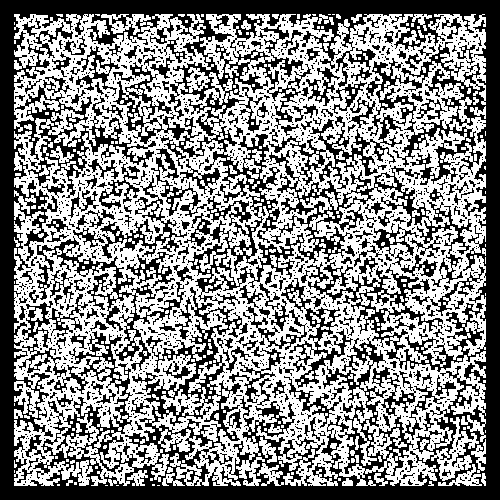
Frame 1 (no input)
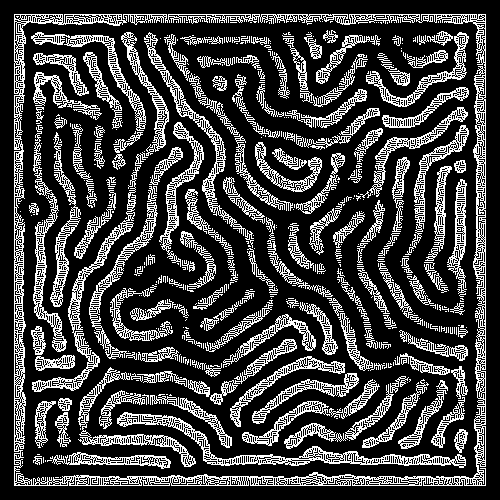
Frame 60 (the mouse pressed at the canvas centre just before this capture)
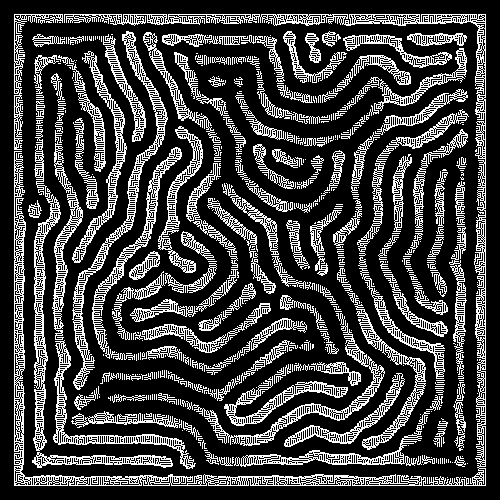
Frame 120 (the mouse held since frame 60 and released just before this capture)

The Processing sketch that drew these frames (run headless with seeded random() and noise(); from frame 60 on, the mouse is pressed at the canvas centre):

// Processing sketch: sketch_07_multiple_neighborhoods
// ── sketch_07_multiple_neighborhoods.pde
//rule parameters //<>//
int b0[] = {1, 3, 6, 6};
int b1[] = {76, 206, 247, 266}; 

//variables for current and next state
int A[][];
int B[][];

//initial state
void setup() {
  size(500, 500);
  //initialize A and B
  A = new int[width][height];
  B = new int[width][height];  
  //fill A with random values and B with 0s
  for (int i = 0; i < width; i++) {
    for (int j = 0; j < height; j++) {
      A[i][j] = (random(1) < 0.9) ? 0 : 1;
      B[i][j] = 0;
    }
  }
}
 
void draw() {
  //for each cell
  for (int i = 14; i < width - 14; i++) {
    for (int j = 14; j < height - 14; j++) {
      //we save the actual cell value
      int outval = A[i][j];  
      //neighborhood sum
      int sum0 = A[i-1][j-1]+A[i-1][j]+A[i-1][j+1]+A[i][j-1]+A[i][j+1]+A[i+1][j-1]+A[i+1][j]+A[i+1][j+1];
      int sum1 = A[i-14][j-2]+A[i-14][j-1]+A[i-14][j]+A[i-14][j+1]+A[i-14][j+2]+A[i-13][j-5]+A[i-13][j-4]+A[i-13][j-3]+A[i-13][j-2]+A[i-13][j-1]+A[i-13][j]+A[i-13][j+1]+A[i-13][j+2]+A[i-13][j+3]+A[i-13][j+4]+A[i-13][j+5]+A[i-12][j-7]+A[i-12][j-6]+A[i-12][j-5]+A[i-12][j-4]+A[i-12][j-3]+A[i-12][j-2]+A[i-12][j-1]+A[i-12][j]+A[i-12][j+1]+A[i-12][j+2]+A[i-12][j+3]+A[i-12][j+4]+A[i-12][j+5]+A[i-12][j+6]+A[i-12][j+7]+A[i-11][j-9]+A[i-11][j-8]+A[i-11][j-7]+A[i-11][j-6]+A[i-11][j-5]+A[i-11][j-4]+A[i-11][j+4]+A[i-11][j+5]+A[i-11][j+6]+A[i-11][j+7]+A[i-11][j+8]+A[i-11][j+9]+A[i-10][j-10]+A[i-10][j-9]+A[i-10][j-8]+A[i-10][j-7]+A[i-10][j-6]+A[i-10][j-1]+A[i-10][j]+A[i-10][j+1]+A[i-10][j+6]+A[i-10][j+7]+A[i-10][j+8]+A[i-10][j+9]+A[i-10][j+10]+A[i-9][j-11]+A[i-9][j-10]+A[i-9][j-9]+A[i-9][j-8]+A[i-9][j-4]+A[i-9][j-3]+A[i-9][j-2]+A[i-9][j+2]+A[i-9][j+3]+A[i-9][j+4]+A[i-9][j+8]+A[i-9][j+9]+A[i-9][j+10]+A[i-9][j+11]+A[i-8][j-11]+A[i-8][j-10]+A[i-8][j-9]+A[i-8][j-6]+A[i-8][j-5]+A[i-8][j+5]+A[i-8][j+6]+A[i-8][j+9]+A[i-8][j+10]+A[i-8][j+11]+A[i-7][j-12]+A[i-7][j-11]+A[i-7][j-10]+A[i-7][j-7]+A[i-7][j-6]+A[i-7][j+6]+A[i-7][j+7]+A[i-7][j+10]+A[i-7][j+11]+A[i-7][j+12]+A[i-6][j-12]+A[i-6][j-11]+A[i-6][j-10]+A[i-6][j-8]+A[i-6][j-7]+A[i-6][j+7]+A[i-6][j+8]+A[i-6][j+10]+A[i-6][j+11]+A[i-6][j+12]+A[i-5][j-13]+A[i-5][j-12]+A[i-5][j-11]+A[i-5][j-8]+A[i-5][j+8]+A[i-5][j+11]+A[i-5][j+12]+A[i-5][j+13]+A[i-4][j-13]+A[i-4][j-12]+A[i-4][j-11]+A[i-4][j-9]+A[i-4][j+9]+A[i-4][j+11]+A[i-4][j+12]+A[i-4][j+13]+A[i-3][j-13]+A[i-3][j-12]+A[i-3][j-9]+A[i-3][j+9]+A[i-3][j+12]+A[i-3][j+13]+A[i-2][j-14]+A[i-2][j-13]+A[i-2][j-12]+A[i-2][j-9]+A[i-2][j+9]+A[i-2][j+12]+A[i-2][j+13]+A[i-2][j+14]+A[i-1][j-14]+A[i-1][j-13]+A[i-1][j-12]+A[i-1][j-10]+A[i-1][j+10]+A[i-1][j+12]+A[i-1][j+13]+A[i-1][j+14]+A[i][j-14]+A[i][j-13]+A[i][j-12]+A[i][j-10]+A[i][j+10]+A[i][j+12]+A[i][j+13]+A[i][j+14]+A[i+1][j-14]+A[i+1][j-13]+A[i+1][j-12]+A[i+1][j-10]+A[i+1][j+10]+A[i+1][j+12]+A[i+1][j+13]+A[i+1][j+14]+A[i+2][j-14]+A[i+2][j-13]+A[i+2][j-12]+A[i+2][j-9]+A[i+2][j+9]+A[i+2][j+12]+A[i+2][j+13]+A[i+2][j+14]+A[i+3][j-13]+A[i+3][j-12]+A[i+3][j-9]+A[i+3][j+9]+A[i+3][j+12]+A[i+3][j+13]+A[i+4][j-13]+A[i+4][j-12]+A[i+4][j-11]+A[i+4][j-9]+A[i+4][j+9]+A[i+4][j+11]+A[i+4][j+12]+A[i+4][j+13]+A[i+5][j-13]+A[i+5][j-12]+A[i+5][j-11]+A[i+5][j-8]+A[i+5][j+8]+A[i+5][j+11]+A[i+5][j+12]+A[i+5][j+13]+A[i+6][j-12]+A[i+6][j-11]+A[i+6][j-10]+A[i+6][j-8]+A[i+6][j-7]+A[i+6][j+7]+A[i+6][j+8]+A[i+6][j+10]+A[i+6][j+11]+A[i+6][j+12]+A[i+7][j-12]+A[i+7][j-11]+A[i+7][j-10]+A[i+7][j-7]+A[i+7][j-6]+A[i+7][j+6]+A[i+7][j+7]+A[i+7][j+10]+A[i+7][j+11]+A[i+7][j+12]+A[i+8][j-11]+A[i+8][j-10]+A[i+8][j-9]+A[i+8][j-6]+A[i+8][j-5]+A[i+8][j+5]+A[i+8][j+6]+A[i+8][j+9]+A[i+8][j+10]+A[i+8][j+11]+A[i+9][j-11]+A[i+9][j-10]+A[i+9][j-9]+A[i+9][j-8]+A[i+9][j-4]+A[i+9][j-3]+A[i+9][j-2]+A[i+9][j+2]+A[i+9][j+3]+A[i+9][j+4]+A[i+9][j+8]+A[i+9][j+9]+A[i+9][j+10]+A[i+9][j+11]+A[i+10][j-10]+A[i+10][j-9]+A[i+10][j-8]+A[i+10][j-7]+A[i+10][j-6]+A[i+10][j-1]+A[i+10][j]+A[i+10][j+1]+A[i+10][j+6]+A[i+10][j+7]+A[i+10][j+8]+A[i+10][j+9]+A[i+10][j+10]+A[i+11][j-9]+A[i+11][j-8]+A[i+11][j-7]+A[i+11][j-6]+A[i+11][j-5]+A[i+11][j-4]+A[i+11][j+4]+A[i+11][j+5]+A[i+11][j+6]+A[i+11][j+7]+A[i+11][j+8]+A[i+11][j+9]+A[i+12][j-7]+A[i+12][j-6]+A[i+12][j-5]+A[i+12][j-4]+A[i+12][j-3]+A[i+12][j-2]+A[i+12][j-1]+A[i+12][j]+A[i+12][j+1]+A[i+12][j+2]+A[i+12][j+3]+A[i+12][j+4]+A[i+12][j+5]+A[i+12][j+6]+A[i+12][j+7]+A[i+13][j-5]+A[i+13][j-4]+A[i+13][j-3]+A[i+13][j-2]+A[i+13][j-1]+A[i+13][j]+A[i+13][j+1]+A[i+13][j+2]+A[i+13][j+3]+A[i+13][j+4]+A[i+13][j+5]+A[i+14][j-2]+A[i+14][j-1]+A[i+14][j]+A[i+14][j+1]+A[i+14][j+2];
      //apply rules to first neighborhood
      if (sum0 >= b0[0] & sum0 <= b0[1]){
        outval = 1;
      }         
      if (sum0 >= b0[2] & sum0 <= b0[3]){
        outval = 0;
      } 
      //apply rules to second neighborhood
      if (sum1 >= b1[0] & sum1 <= b1[1]){
        outval = 0;
      } 
      if (sum1 >= b1[2] & sum1 <= b1[3]){
        outval = 1;
      } 
      B[i][j] = outval;
    }
  }
  loadPixels();
  for (int i = 0; i < width; i++) {
    for (int j = 0; j < height; j++) {
      //fill A with B values
      A[i][j] = B[i][j];
      //draw cell
      pixels[i + j * width] = color(A[i][j] * 255);
    }
  }
  updatePixels();
}
